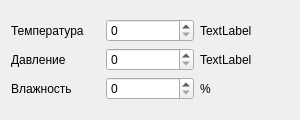
<?xml version="1.0" encoding="UTF-8"?>
<ui version="4.0">
 <class>Simulator</class>
 <widget class="QWidget" name="Simulator">
  <property name="geometry">
   <rect>
    <x>0</x>
    <y>0</y>
    <width>300</width>
    <height>120</height>
   </rect>
  </property>
  <property name="minimumSize">
   <size>
    <width>250</width>
    <height>120</height>
   </size>
  </property>
  <property name="maximumSize">
   <size>
    <width>300</width>
    <height>120</height>
   </size>
  </property>
  <property name="windowTitle">
   <string>Form</string>
  </property>
  <layout class="QVBoxLayout" name="verticalLayout">
   <item>
    <layout class="QGridLayout" name="gridLayout">
     <item row="0" column="0">
      <widget class="QLabel" name="label">
       <property name="text">
        <string>Температура</string>
       </property>
      </widget>
     </item>
     <item row="0" column="1">
      <widget class="QSpinBox" name="spinBox_temperature">
       <property name="maximum">
        <number>313</number>
       </property>
       <property name="value">
        <number>0</number>
       </property>
      </widget>
     </item>
     <item row="0" column="2">
      <widget class="QLabel" name="label_temperature">
       <property name="text">
        <string>TextLabel</string>
       </property>
      </widget>
     </item>
     <item row="1" column="0">
      <widget class="QLabel" name="label_2">
       <property name="text">
        <string>Давление</string>
       </property>
      </widget>
     </item>
     <item row="1" column="1">
      <widget class="QSpinBox" name="spinBox_pressure">
       <property name="maximum">
        <number>1000</number>
       </property>
      </widget>
     </item>
     <item row="1" column="2">
      <widget class="QLabel" name="label_pressure">
       <property name="text">
        <string>TextLabel</string>
       </property>
      </widget>
     </item>
     <item row="2" column="0">
      <widget class="QLabel" name="label_3">
       <property name="text">
        <string>Влажность</string>
       </property>
      </widget>
     </item>
     <item row="2" column="1">
      <widget class="QSpinBox" name="spinBox_humidity">
       <property name="maximum">
        <number>100</number>
       </property>
      </widget>
     </item>
     <item row="2" column="2">
      <widget class="QLabel" name="label_humidity">
       <property name="text">
        <string>%</string>
       </property>
      </widget>
     </item>
    </layout>
   </item>
  </layout>
 </widget>
 <resources/>
 <connections/>
</ui>
